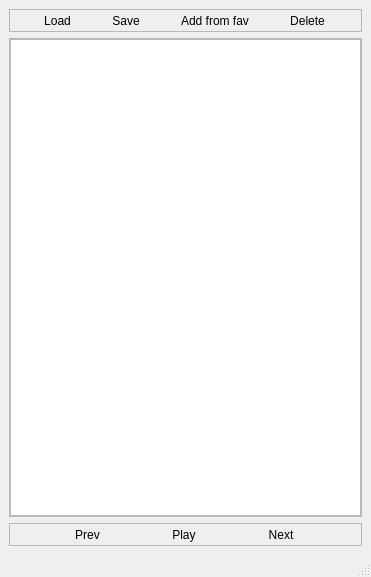
<?xml version="1.0" encoding="UTF-8"?>
<ui version="4.0">
 <class>Playlist</class>
 <widget class="QMainWindow" name="Playlist">
  <property name="geometry">
   <rect>
    <x>0</x>
    <y>0</y>
    <width>371</width>
    <height>577</height>
   </rect>
  </property>
  <property name="windowTitle">
   <string>Playlist</string>
  </property>
  <widget class="QWidget" name="centralwidget">
   <layout class="QVBoxLayout" name="verticalLayout">
    <item>
     <widget class="QFrame" name="top_frame">
      <property name="frameShape">
       <enum>QFrame::StyledPanel</enum>
      </property>
      <property name="frameShadow">
       <enum>QFrame::Raised</enum>
      </property>
      <layout class="QHBoxLayout" name="top_layout">
       <property name="spacing">
        <number>0</number>
       </property>
       <property name="leftMargin">
        <number>0</number>
       </property>
       <property name="topMargin">
        <number>0</number>
       </property>
       <property name="rightMargin">
        <number>0</number>
       </property>
       <property name="bottomMargin">
        <number>0</number>
       </property>
       <item>
        <widget class="QToolButton" name="bn_open">
         <property name="text">
          <string>Load</string>
         </property>
         <property name="icon">
          <iconset>
           <normaloff>../qt_ui/files/icons/basic-application/open127.png</normaloff>../qt_ui/files/icons/basic-application/open127.png</iconset>
         </property>
         <property name="iconSize">
          <size>
           <width>32</width>
           <height>32</height>
          </size>
         </property>
         <property name="autoRaise">
          <bool>true</bool>
         </property>
        </widget>
       </item>
       <item>
        <widget class="QToolButton" name="bn_save">
         <property name="text">
          <string>Save</string>
         </property>
         <property name="icon">
          <iconset>
           <normaloff>../qt_ui/files/icons/basic-application/floppy13.png</normaloff>../qt_ui/files/icons/basic-application/floppy13.png</iconset>
         </property>
         <property name="iconSize">
          <size>
           <width>32</width>
           <height>32</height>
          </size>
         </property>
         <property name="autoRaise">
          <bool>true</bool>
         </property>
        </widget>
       </item>
       <item>
        <widget class="QToolButton" name="bn_add_from_fav">
         <property name="text">
          <string>Add from fav</string>
         </property>
         <property name="icon">
          <iconset>
           <normaloff>../qt_ui/files/icons/basic-application/star82.png</normaloff>../qt_ui/files/icons/basic-application/star82.png</iconset>
         </property>
         <property name="iconSize">
          <size>
           <width>32</width>
           <height>32</height>
          </size>
         </property>
         <property name="autoRaise">
          <bool>true</bool>
         </property>
        </widget>
       </item>
       <item>
        <widget class="QToolButton" name="bn_delete">
         <property name="text">
          <string>Delete</string>
         </property>
         <property name="icon">
          <iconset>
           <normaloff>../qt_ui/files/icons/basic-application/delete30.png</normaloff>../qt_ui/files/icons/basic-application/delete30.png</iconset>
         </property>
         <property name="iconSize">
          <size>
           <width>32</width>
           <height>32</height>
          </size>
         </property>
         <property name="autoRaise">
          <bool>true</bool>
         </property>
        </widget>
       </item>
      </layout>
     </widget>
    </item>
    <item>
     <widget class="QFrame" name="mid_frame">
      <property name="sizePolicy">
       <sizepolicy hsizetype="Preferred" vsizetype="Expanding">
        <horstretch>0</horstretch>
        <verstretch>0</verstretch>
       </sizepolicy>
      </property>
      <property name="frameShape">
       <enum>QFrame::StyledPanel</enum>
      </property>
      <property name="frameShadow">
       <enum>QFrame::Raised</enum>
      </property>
      <layout class="QVBoxLayout" name="mid_layout">
       <property name="spacing">
        <number>0</number>
       </property>
       <property name="leftMargin">
        <number>0</number>
       </property>
       <property name="topMargin">
        <number>0</number>
       </property>
       <property name="rightMargin">
        <number>0</number>
       </property>
       <property name="bottomMargin">
        <number>0</number>
       </property>
       <item>
        <widget class="QListWidget" name="playlist">
         <property name="selectionMode">
          <enum>QAbstractItemView::ExtendedSelection</enum>
         </property>
         <property name="selectionBehavior">
          <enum>QAbstractItemView::SelectRows</enum>
         </property>
         <property name="selectionRectVisible">
          <bool>true</bool>
         </property>
        </widget>
       </item>
      </layout>
     </widget>
    </item>
    <item>
     <widget class="QFrame" name="bottom_frame">
      <property name="frameShape">
       <enum>QFrame::StyledPanel</enum>
      </property>
      <property name="frameShadow">
       <enum>QFrame::Raised</enum>
      </property>
      <layout class="QHBoxLayout" name="bottom_layout">
       <property name="spacing">
        <number>0</number>
       </property>
       <property name="leftMargin">
        <number>0</number>
       </property>
       <property name="topMargin">
        <number>0</number>
       </property>
       <property name="rightMargin">
        <number>0</number>
       </property>
       <property name="bottomMargin">
        <number>0</number>
       </property>
       <item>
        <widget class="QToolButton" name="bn_prev">
         <property name="text">
          <string>Prev</string>
         </property>
         <property name="icon">
          <iconset>
           <normaloff>../qt_ui/files/icons/basic-application/navigate5.png</normaloff>../qt_ui/files/icons/basic-application/navigate5.png</iconset>
         </property>
         <property name="iconSize">
          <size>
           <width>32</width>
           <height>32</height>
          </size>
         </property>
         <property name="autoRaise">
          <bool>true</bool>
         </property>
        </widget>
       </item>
       <item>
        <widget class="QToolButton" name="bn_play">
         <property name="text">
          <string>Play</string>
         </property>
         <property name="icon">
          <iconset>
           <normaloff>../qt_ui/files/icons/basic-application/arrow487.png</normaloff>../qt_ui/files/icons/basic-application/arrow487.png</iconset>
         </property>
         <property name="iconSize">
          <size>
           <width>32</width>
           <height>32</height>
          </size>
         </property>
         <property name="autoRaise">
          <bool>true</bool>
         </property>
        </widget>
       </item>
       <item>
        <widget class="QToolButton" name="bn_next">
         <property name="text">
          <string>Next</string>
         </property>
         <property name="icon">
          <iconset>
           <normaloff>../qt_ui/files/icons/basic-application/navigate4.png</normaloff>../qt_ui/files/icons/basic-application/navigate4.png</iconset>
         </property>
         <property name="iconSize">
          <size>
           <width>32</width>
           <height>32</height>
          </size>
         </property>
         <property name="autoRaise">
          <bool>true</bool>
         </property>
        </widget>
       </item>
      </layout>
     </widget>
    </item>
   </layout>
  </widget>
  <widget class="QMenuBar" name="menubar">
   <property name="geometry">
    <rect>
     <x>0</x>
     <y>0</y>
     <width>371</width>
     <height>21</height>
    </rect>
   </property>
  </widget>
  <widget class="QStatusBar" name="statusbar">
   <property name="enabled">
    <bool>true</bool>
   </property>
  </widget>
 </widget>
 <resources/>
 <connections/>
</ui>
